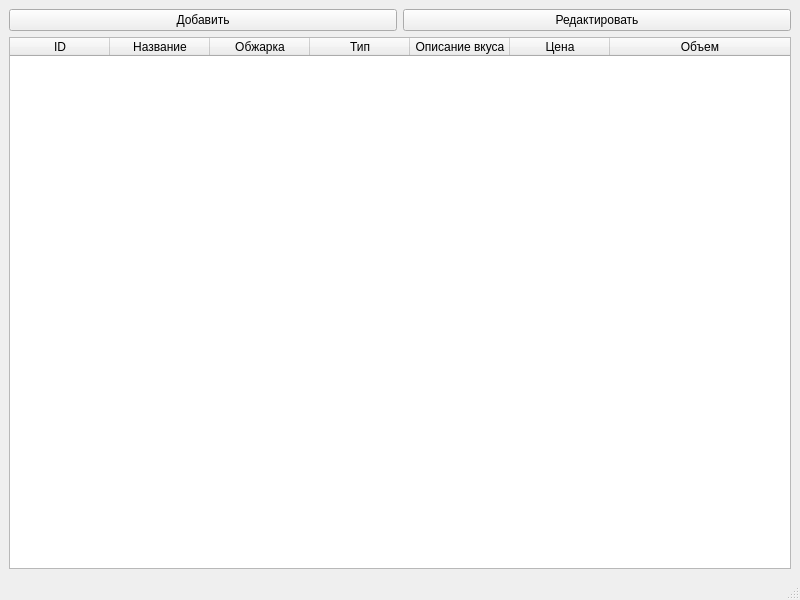
<?xml version="1.0" encoding="UTF-8"?>
<ui version="4.0">
 <class>MainWindow</class>
 <widget class="QMainWindow" name="MainWindow">
  <property name="geometry">
   <rect>
    <x>0</x>
    <y>0</y>
    <width>800</width>
    <height>600</height>
   </rect>
  </property>
  <property name="windowTitle">
   <string>Кофейный каталог</string>
  </property>
  <widget class="QWidget" name="centralwidget">
   <layout class="QVBoxLayout" name="verticalLayout">
    <item>
     <layout class="QHBoxLayout" name="horizontalLayout">
      <item>
       <widget class="QPushButton" name="btn_add">
        <property name="text">
         <string>Добавить</string>
        </property>
       </widget>
      </item>
      <item>
       <widget class="QPushButton" name="btn_edit">
        <property name="text">
         <string>Редактировать</string>
        </property>
       </widget>
      </item>
     </layout>
    </item>
    <item>
     <widget class="QTableWidget" name="tableWidget">
      <property name="rowCount">
       <number>0</number>
      </property>
      <property name="columnCount">
       <number>7</number>
      </property>
      <attribute name="horizontalHeaderStretchLastSection">
       <bool>true</bool>
      </attribute>
      <column>
       <property name="text">
        <string>ID</string>
       </property>
      </column>
      <column>
       <property name="text">
        <string>Название</string>
       </property>
      </column>
      <column>
       <property name="text">
        <string>Обжарка</string>
       </property>
      </column>
      <column>
       <property name="text">
        <string>Тип</string>
       </property>
      </column>
      <column>
       <property name="text">
        <string>Описание вкуса</string>
       </property>
      </column>
      <column>
       <property name="text">
        <string>Цена</string>
       </property>
      </column>
      <column>
       <property name="text">
        <string>Объем</string>
       </property>
      </column>
     </widget>
    </item>
   </layout>
  </widget>
  <widget class="QMenuBar" name="menubar">
   <property name="geometry">
    <rect>
     <x>0</x>
     <y>0</y>
     <width>800</width>
     <height>21</height>
    </rect>
   </property>
  </widget>
  <widget class="QStatusBar" name="statusbar"/>
 </widget>
 <resources/>
 <connections/>
</ui>
